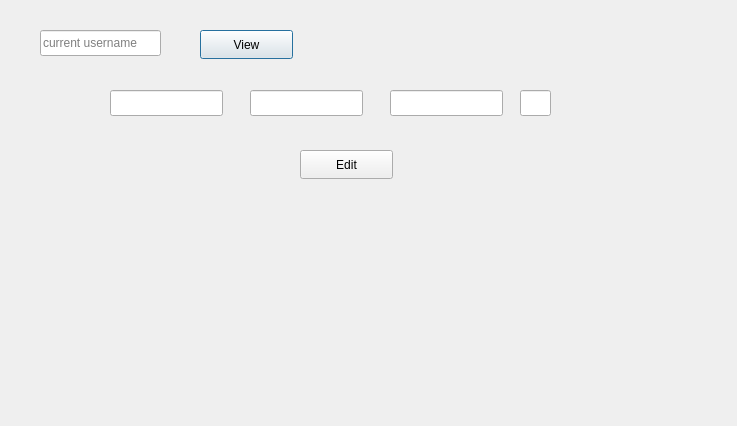
<?xml version="1.0" encoding="UTF-8"?>
<ui version="4.0">
 <class>admin_edits</class>
 <widget class="QDialog" name="admin_edits">
  <property name="geometry">
   <rect>
    <x>0</x>
    <y>0</y>
    <width>737</width>
    <height>426</height>
   </rect>
  </property>
  <property name="windowTitle">
   <string>Dialog</string>
  </property>
  <widget class="QLineEdit" name="viewCurrentAccData_lineEdit">
   <property name="geometry">
    <rect>
     <x>40</x>
     <y>30</y>
     <width>121</width>
     <height>26</height>
    </rect>
   </property>
   <property name="placeholderText">
    <string>current username</string>
   </property>
  </widget>
  <widget class="QPushButton" name="viewCurrentAccData_pushButton">
   <property name="geometry">
    <rect>
     <x>200</x>
     <y>30</y>
     <width>93</width>
     <height>29</height>
    </rect>
   </property>
   <property name="text">
    <string>View</string>
   </property>
  </widget>
  <widget class="QLineEdit" name="viewAndEditusername_lineEdit">
   <property name="geometry">
    <rect>
     <x>110</x>
     <y>90</y>
     <width>113</width>
     <height>26</height>
    </rect>
   </property>
   <property name="placeholderText">
    <string/>
   </property>
  </widget>
  <widget class="QLineEdit" name="viewAndEditPassword_lineEdit">
   <property name="geometry">
    <rect>
     <x>250</x>
     <y>90</y>
     <width>113</width>
     <height>26</height>
    </rect>
   </property>
  </widget>
  <widget class="QLineEdit" name="viewAndEditAddress_lineEdit">
   <property name="geometry">
    <rect>
     <x>390</x>
     <y>90</y>
     <width>113</width>
     <height>26</height>
    </rect>
   </property>
  </widget>
  <widget class="QLineEdit" name="viewAndEditAge_lineEdit">
   <property name="geometry">
    <rect>
     <x>520</x>
     <y>90</y>
     <width>31</width>
     <height>26</height>
    </rect>
   </property>
  </widget>
  <widget class="QPushButton" name="editAcc_pushButton">
   <property name="geometry">
    <rect>
     <x>300</x>
     <y>150</y>
     <width>93</width>
     <height>29</height>
    </rect>
   </property>
   <property name="text">
    <string>Edit</string>
   </property>
  </widget>
 </widget>
 <resources/>
 <connections/>
</ui>
